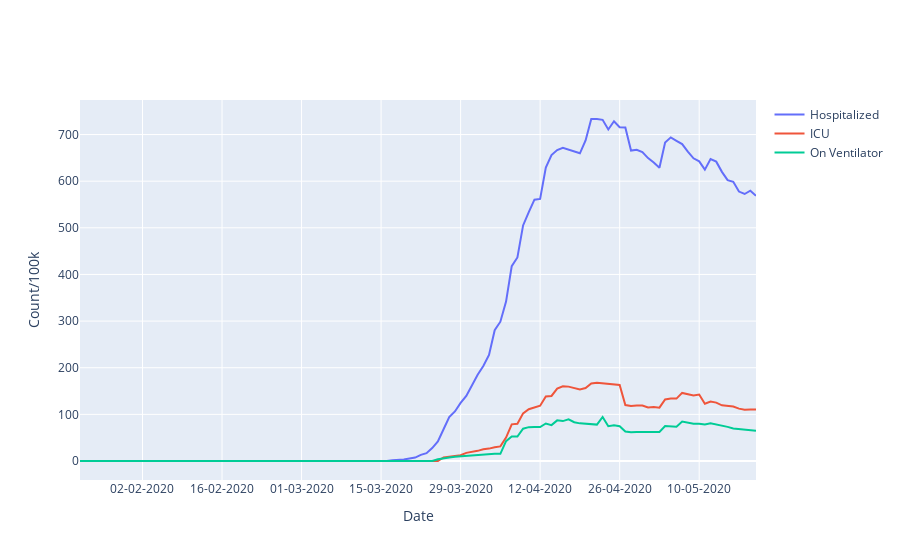
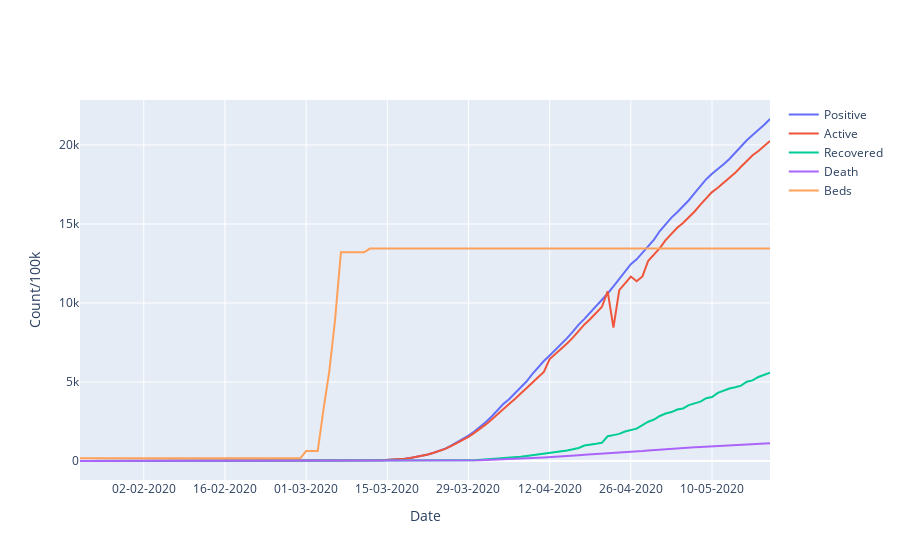

The notebook cell saved with these charts, in order:
### Code cell
x_dates = timeseries_usa_df['date'].tolist()
y_hospitalized = timeseries_usa_df['hospitalizedCurrently_100k'].tolist()
y_icu = timeseries_usa_df['inIcuCurrently_100k'].tolist()
y_pos = timeseries_usa_df['positive_100k'].tolist()
y_act = timeseries_usa_df['active_100k'].tolist()
y_rec = timeseries_usa_df['recovered_100k'].tolist()
y_death = timeseries_usa_df['death_100k'].tolist()
y_vent = timeseries_usa_df['onVentilatorCurrently_100k'].tolist()
y_beds = timeseries_usa_df['BedsPer100k'].tolist()

hospitalized_trace = go.Scatter(x=x_dates, y=y_hospitalized, name='Hospitalized')
icu_trace = go.Scatter(x=x_dates, y=y_icu, name='ICU')
pos_trace = go.Scatter(x=x_dates, y=y_pos, name='Positive')
act_trace = go.Scatter(x=x_dates, y=y_act, name='Active')
rec_trace = go.Scatter(x=x_dates, y=y_rec, name='Recovered')
death_trace = go.Scatter(x=x_dates, y=y_death, name='Death')
vent_trace = go.Scatter(x=x_dates, y=y_vent, name='On Ventilator')
beds_trace = go.Scatter(x=x_dates, y=y_beds, name='Beds')

layout = go.Layout(xaxis_title='Date', yaxis_title='Count/100k', title_x=0.5, xaxis_tickformat = '%d-%m-%Y')
fig = make_subplots(rows=1, cols=2)
fig = go.Figure([hospitalized_trace, icu_trace, vent_trace], layout=layout)
fig.show()
fig = go.Figure([pos_trace, act_trace, rec_trace, death_trace, beds_trace], layout=layout)
fig.show()
